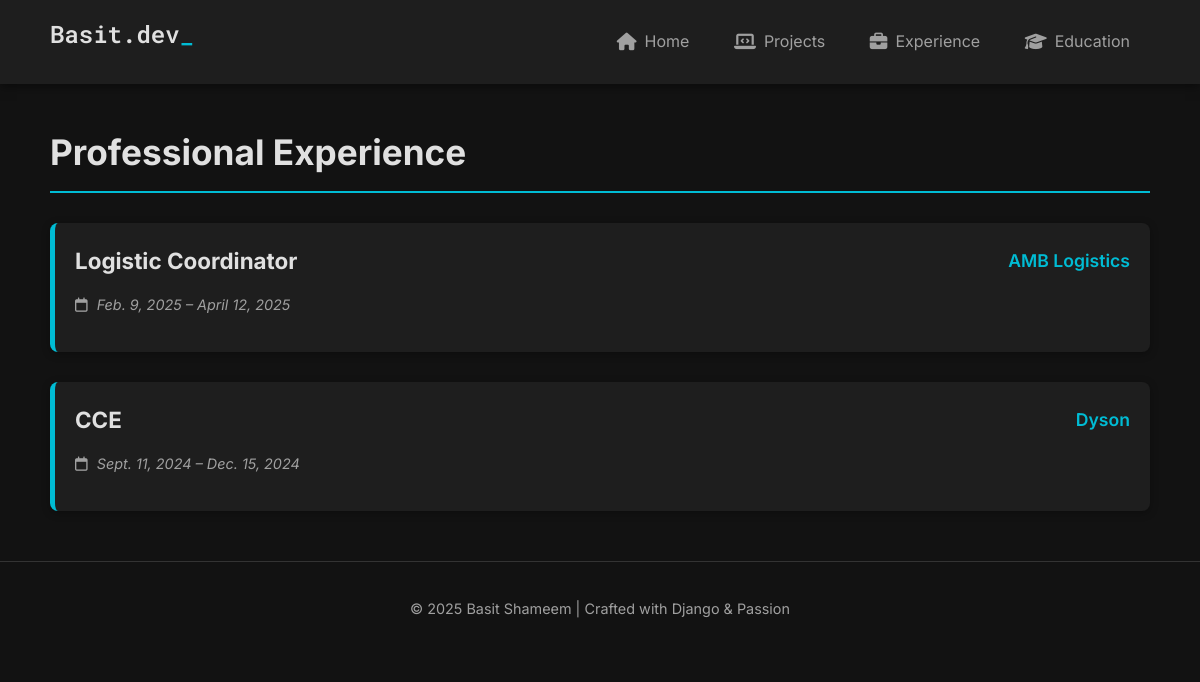
The app's page /experience/ with its own data.
### portfolio_app/models.py (models this page shows, shortened)
class Experience(models.Model):
    company = models.CharField(max_length=100)
    role = models.CharField(max_length=100)
    start_date = models.DateField()
    end_date = models.DateField(blank=True, null=True)
    description = models.TextField(blank=True)

### portfolio_app/views.py (the view)
# urls.py: path('experience/', experience_list, name='experience_list'),
def experience_list(request):
    experiences = Experience.objects.all().order_by('-start_date')
    return render(request, 'portfolio_app/experience_list.html', {'experiences': experiences})

### portfolio_app/templates/portfolio_app/experience_list.html (shortened to what this page needs)
{% extends 'portfolio_app/base.html' %}
{% block content %}
<h2 class="section-title">Professional Experience</h2>
<ul class="clean-list experience-list">
    {% for exp in experiences %}
        <li class="exp-card">
            <div class="exp-header">
                <h3 class="exp-role">{{ exp.role }}</h3>
                <span class="exp-company">{{ exp.company }}</span>
            </div>
            <p class="exp-duration">
                <i class="fa-regular fa-calendar"></i>
                {{ exp.start_date }} {% if exp.end_date %} &ndash; {{ exp.end_date }}{% else %} &ndash; Present{% endif %}
            </p>
        </li>
    {% empty %}
        <li class="empty-state">No experience records found.</li>
    {% endfor %}
</ul>
{% endblock %}

### portfolio_app/static/portfolio_app/style.css (style rules this page uses)
:root { --color-background: #121212; --color-surface: #1e1e1e; --color-primary: #00bcd4; --color-text-main: #e0e0e0; --color-text-secondary: #a0a0a0; --color-border: #333; --font-stack: 'Inter', sans-serif; --font-stack-mono: 'Roboto Mono', monospace; }
body { background-color: var(--color-background); color: var(--color-text-main); font-family: var(--font-stack); margin: 0; padding: 0; line-height: 1.6; }
h1, h2, h3 { font-family: var(--font-stack); margin-top: 0; }
h2.section-title { font-size: 2.2rem; font-weight: 700; color: var(--color-text-main); border-bottom: 2px solid var(--color-primary); padding-bottom: 10px; margin-bottom: 30px; }
.clean-list { list-style: none; padding: 0; }
.experience-list li { margin-bottom: 30px; padding: 20px; background-color: var(--color-surface); border-left: 5px solid var(--color-primary); border-radius: 8px; box-shadow: 0 2px 8px rgba(0, 0, 0, 0.3); }
.exp-header { display: flex; justify-content: space-between; align-items: center; margin-bottom: 5px; }
.exp-role { font-size: 1.4rem; color: var(--color-text-main); margin: 0; }
.exp-company { font-size: 1.1rem; color: var(--color-primary); font-weight: 600; }
.exp-duration { font-style: italic; color: var(--color-text-secondary); margin-bottom: 15px; font-size: 0.9rem; }
.exp-duration i { margin-right: 5px; }

### records on screen
Experience: role "Logistic Coordinator", company "AMB Logistics", start_date "Feb. 9, 2025", end_date "April 12, 2025"
Experience: role "CCE", company "Dyson", start_date "Sept. 11, 2024", end_date "Dec. 15, 2024"
